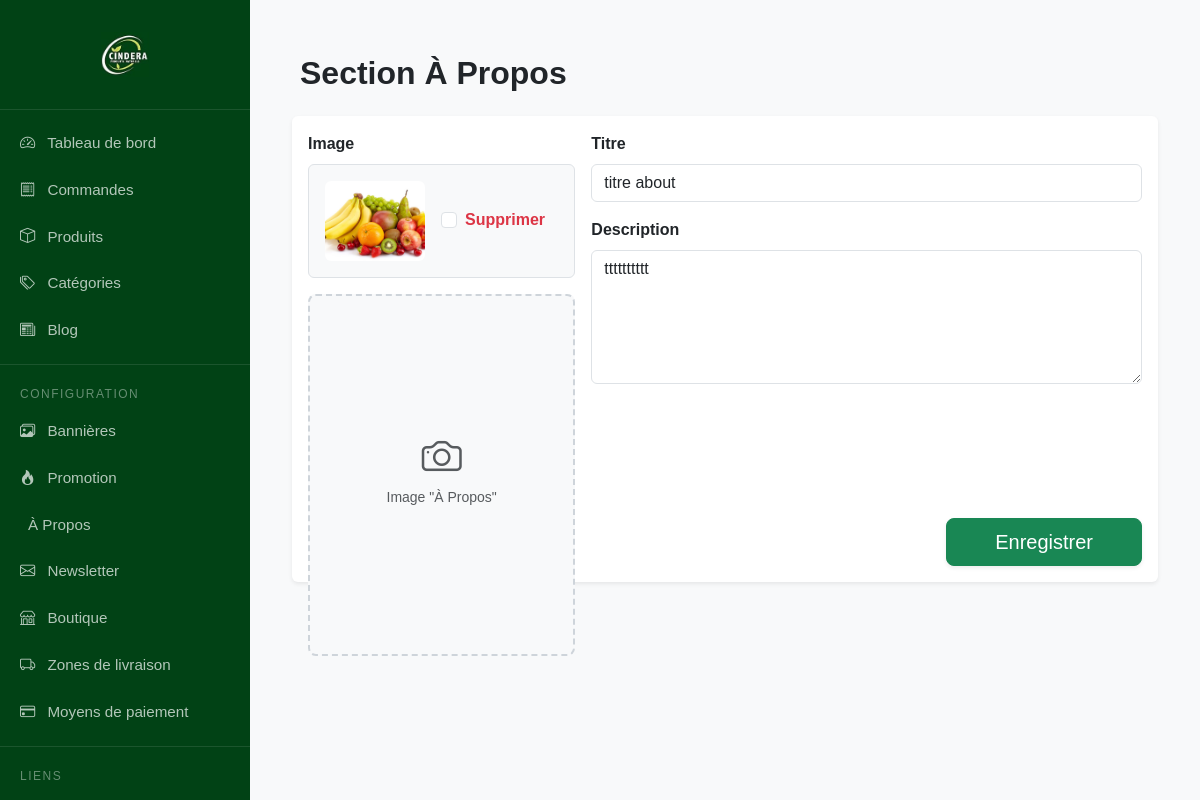
Page /dashboard/settings/about/ (signed in) on the committed database.
### shop/models.py (models this page shows, shortened)
class ShopInfo(models.Model):
    promo_image = models.ImageField(upload_to='shop_info/', blank=True, null=True)
    promo_text = models.TextField(blank=True)
    about_image = models.ImageField(upload_to='shop_info/', blank=True, null=True)
    about_title = models.CharField(max_length=200, blank=True)
    about_description = models.TextField(blank=True)
    newsletter_bg_image = models.ImageField(upload_to='newsletter/', blank=True, null=True)
    newsletter_title = models.CharField(max_length=200, default="Rejoignez la communauté")
    newsletter_text = models.CharField(max_length=255, default="Recevez nos conseils...")
    updated_at = models.DateTimeField(auto_now=True)
    class Meta:
        verbose_name = "Informations Boutique"
    @classmethod
    def get_instance(cls):
        obj, _ = cls.objects.get_or_create(pk=1)
        return obj

### shop/decorators.py (the view)
    def _wrapped_view(request, *args, **kwargs):
        if request.user.is_authenticated:
            if request.user.is_manager or request.user.is_admin_role:
                return view_func(request, *args, **kwargs)
            else:
                raise PermissionDenied("Vous n'avez pas la permission d'accéder à cette page.")
        else:
            return redirect('products:login')  # redirige si non connecté

### shop/forms.py
class AboutSettingsForm(forms.ModelForm):
    class Meta:
        model = ShopInfo
        fields = ['about_image', 'about_title', 'about_description']
        widgets = {
            'about_description': forms.Textarea(attrs={'rows': 5, 'class': 'form-control'}),
        }

### shop/context_processors.py (called while the page is built)
def cart_item_count(request):
    cart = request.session.get('cart', {})
    total_quantity = sum(int(item['quantity']) for item in cart.values())
    return {'cart_item_count': total_quantity}

def categories_context(request):
    return {
        'categories': Category.objects.all()
    }

### shop/models.py (called while the page is built)
    @property
    def is_manager(self):
        return self.role == self.Role.GESTIONNAIRE

    @property
    def is_admin_role(self):
        return self.role == self.Role.ADMIN

### shop/views.py (called while the page is built)
@login_required
@admin_or_manager_required
def shop_about(request):
    instance = ShopInfo.get_instance()
    if request.method == 'POST':
        form = AboutSettingsForm(request.POST, request.FILES, instance=instance)
        if form.is_valid():
            form.save()
            messages.success(request, "Section À Propos mise à jour !")
            return redirect('dashboard:shop_about')
    else:
        form = AboutSettingsForm(instance=instance)
    return render(request, 'dashboard/settings/about.html', {'form': form})

### templates/dashboard/settings/about.html (shortened to what this page needs)
{% extends "dashboard/base_dashboard.html" %}
{% block content %}
<div class="container-fluid py-4">
    <h2 class="fw-bold mb-4">Section À Propos</h2>
    <div class="card shadow-sm border-0">
        <div class="card-body">
            <form method="post" enctype="multipart/form-data">
                <div class="row g-3">
                    <div class="col-md-4">
                        <label class="form-label fw-bold">Image</label>
                        {% if form.instance.about_image %}
                            <div class="d-flex align-items-center gap-3 mb-3 p-3 bg-light rounded border">
                                <img src="{{ form.instance.about_image.url }}" class="rounded" style="width: 100px; height: 80px; object-fit: cover;">
                                <div class="form-check">
                                    <input type="checkbox" name="about_image-clear" id="about-clear_id" class="form-check-input">
                                    <label for="about-clear_id" class="form-check-label text-danger fw-bold">Supprimer</label>
                                </div>
                            </div>
                        {% endif %}
                        <div class="image-upload-area h-100 d-flex flex-column justify-content-center">
                            <i class="bi bi-camera fs-1 text-muted"></i>
                            <p class="small text-muted">Image "À Propos"</p>
                        </div>
                    </div>
                    <div class="col-md-8">
                        <div class="mb-3">
                            <label class="form-label fw-bold">Titre</label>
                            <input type="text" name="about_title" value="{{ form.about_title.value|default:'' }}" class="form-control">
                        </div>
                        <div>
                            <label class="form-label fw-bold">Description</label>
                            <textarea name="about_description" rows="5" class="form-control">{{ form.about_description.value|default:'' }}</textarea>
                        </div>
                    </div>
                </div>
                <div class="text-end mt-4">
                    <button type="submit" class="btn btn-success btn-lg px-5 shadow-sm">Enregistrer</button>
                </div>
            </form>
        </div>
    </div>
</div>
{% endblock %}

### templates/dashboard/base_dashboard.html (style rules this page uses)
body { background-color: #f8f9fa; }
body { background-color: #f8f9fa; font-family: 'Poppins', sans-serif; }

### templates/dashboard/settings/about.html (style rules this page uses)
.image-upload-area { border: 2px dashed #ced4da; padding: 30px; text-align: center; border-radius: 8px; background-color: #f8f9fa; cursor: pointer; position: relative; overflow: hidden; min-height: 200px; }

### rows in the picture
ShopInfo: instance.about_image (picture), about_title "titre about", about_description "tttttttttt"
